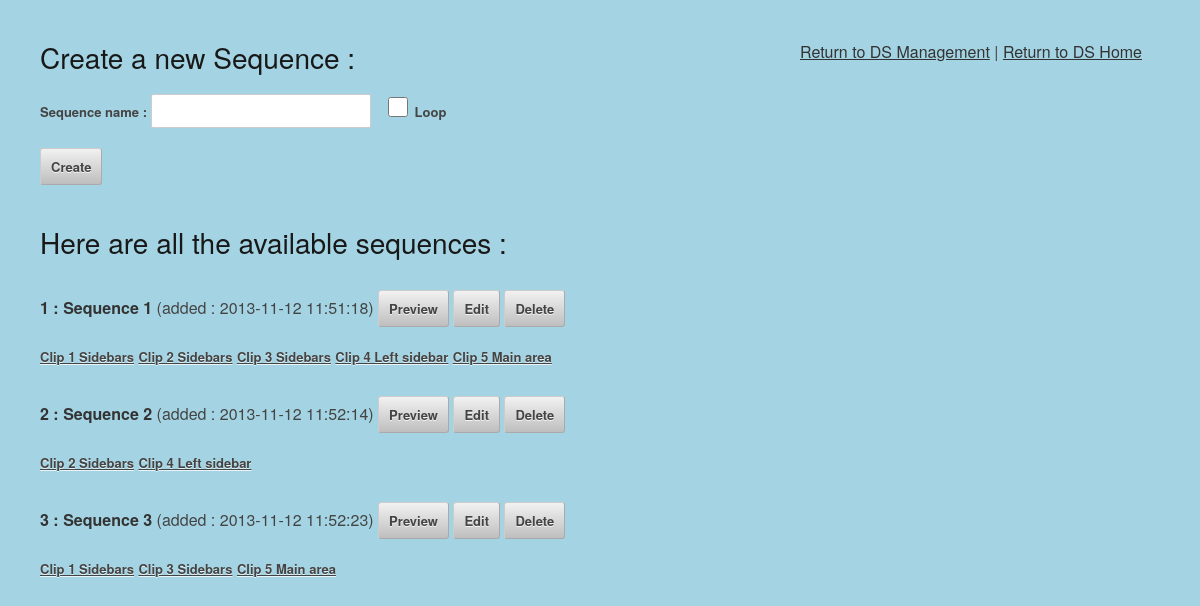
/admin/sequences/index.php, run on an earlier commit of the app's database.
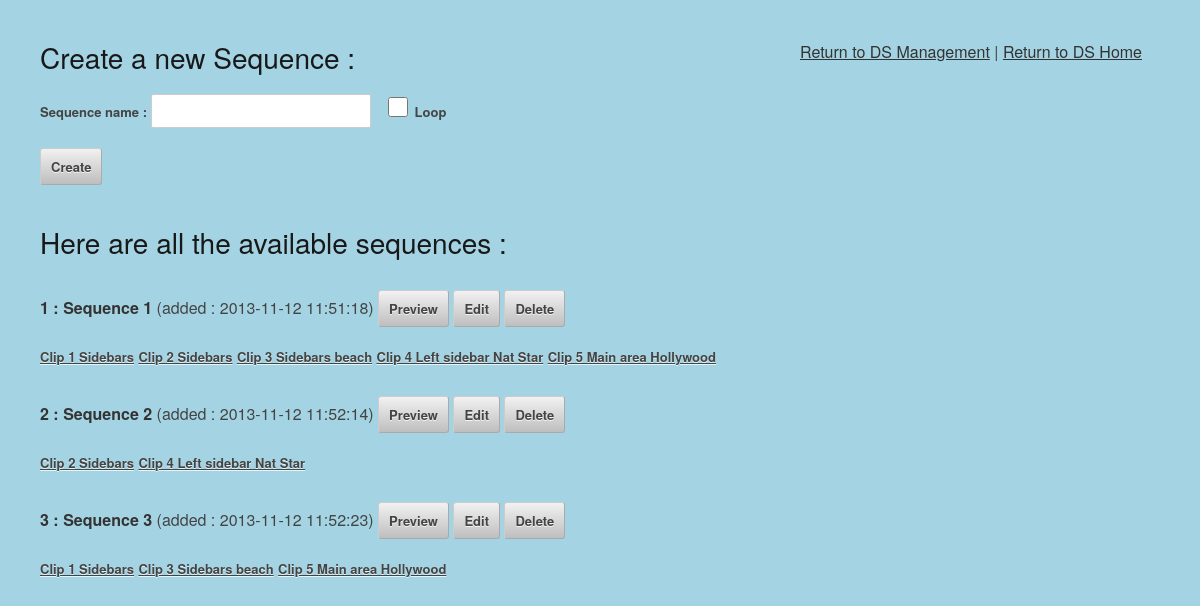
And on a later commit of the database.
### tables this page shows
CREATE TABLE IF NOT EXISTS `sequence` (
  `id` int(11) NOT NULL AUTO_INCREMENT,
  `sequencename` text NOT NULL,
  `sequencedate` timestamp NOT NULL DEFAULT CURRENT_TIMESTAMP,
  `sequenceDurationInSeconds` int(11) NOT NULL DEFAULT '0',
  `isLoop` tinyint(1) NOT NULL DEFAULT '0',
  `sequenceupdated` tinyint(1) NOT NULL DEFAULT '0',
  PRIMARY KEY (`id`)
);

CREATE TABLE IF NOT EXISTS `sequenceclip` (
  `sequenceid` int(11) NOT NULL,
  `inSequenceClipId` int(11) NOT NULL,
  `inSequenceNextClipId` int(11) NOT NULL DEFAULT '0',
  `inSequenceClipOrderNumber` int(11) NOT NULL DEFAULT '1',
  `inSequenceClipDurationInSeconds` int(11) NOT NULL DEFAULT '4',
  `singleClipSequence` tinyint(1) NOT NULL DEFAULT '0',
  KEY `sequenceid` (`sequenceid`),
  KEY `clipid` (`inSequenceClipId`),
  KEY `inSequenceClipid` (`inSequenceClipId`)
);

CREATE TABLE IF NOT EXISTS `clip` (
  `id` int(11) NOT NULL AUTO_INCREMENT,
  `clipname` text NOT NULL,
  `clipdate` timestamp NOT NULL DEFAULT CURRENT_TIMESTAMP ON UPDATE CURRENT_TIMESTAMP,
  `clipbackgroundcolor` text NOT NULL,
  `clipDurationInSeconds` int(11) NOT NULL DEFAULT '4',
  `clipOrderNumber` int(11) NOT NULL DEFAULT '1',
  `nextClipId` int(11) NOT NULL DEFAULT '0',
  `isLoop` tinyint(1) NOT NULL DEFAULT '1',
  `updated` tinyint(1) NOT NULL DEFAULT '0',
  `cliplayoutid` int(11) NOT NULL,
  PRIMARY KEY (`id`),
  KEY `cliplayoutid` (`cliplayoutid`)
);

### admin/sequences/index.php (called while the page is built, shortened)
<?php
include_once '../../includes/exposeClipWithSections-function.inc.php';
include '../../includes/db.inc.php';
try {
    $result = $pdo->query(
            'SELECT *
             FROM sequence
             JOIN sequenceclip ON sequence.id = sequenceclip.sequenceid
             WHERE sequenceclip.singleClipSequence = 0
             GROUP BY sequence.id');
} catch (PDOException $error) {
    $error = $error->getMessage();
    include '../../includes/error.html.php';
    exit();
}
foreach ($result as $row) {
    $sequences[] = array(
        sequenceId => $row['id'],
        sequencename => $row['sequencename'],
        sequencedate => $row['sequencedate'],
        sequenceDurationInSeconds => $row['sequenceDurationInSeconds'],
        isLoop => $row['isLoop']
    );
}
for ($i = 0; $i < count($sequences); $i++) {
    if ($clips != NULL) {
        unset($clips);
        $clips = array();
    }
    try {
        $sql = 'SELECT
                    clip.id as clipId, clip.clipname,
                    sequence.id as sequenceId,
                    sequenceclip.singleClipSequence,
                    sequenceclip.InSequenceNextClipId
                        FROM sequence
                        JOIN sequenceclip ON sequence.id = sequenceclip.sequenceid
                        JOIN clip ON clip.id = sequenceclip.inSequenceClipid
                        WHERE sequence.id =:sequence_id';
        $s = $pdo->prepare($sql);
        $s->bindValue(':sequence_id', $sequences[$i][sequenceId]);
        $s->execute();
    } catch (PDOException $error) {
        $error = $error->getMessage();
        include '../../includes/error.html.php';
        exit();
    }
    foreach ($s as $sequenceclip) {
        $clips[] = array(
            'sequence_id' => $sequenceclip['sequenceId'],
            'clip_id' => $sequenceclip['clipId'],
            'clipname' => $sequenceclip['clipname'],
            'nextClipId' => $sequenceclip['InSequenceNextClipId'],
            'singleClip' => $sequenceclip['singleClipSequence']
        );
    }
    $sequenceclips[$i] = $clips;
}
include 'sequencelist.html.php';
exit();
?>

### admin/sequences/sequencelist.html.php (the view, shortened to what this page needs)
<?php include '../../includes/helpers.inc.php'; ?>
<!DOCTYPE html>
<html>
<head>
    <link rel="stylesheet" href="../../css/base.css">
</head>
<body style="padding: 40px;">
    <div style="position: absolute; left: 800px; top: 40px;" >
        <a href="../../admin/">Return to DS Management</a>
        |
        <a href="../../">Return to DS Home</a>
    </div>
    <h3>Create a new Sequence :</h3>
    <p>
    <form name="createSequenceForm" action="" method="post">
        <label for="sequencename">Sequence name : </label>
        <input type="text" id="sequencename" name="sequencename"/>
        <label><input type= "checkbox" name="isLoop" /> Loop</label>
        <br>
        <input type="submit" name="action" value="Create" />
    </form>
</p>
<h3>Here are all the available sequences :</h3>
<br>
<ul>
    <?php for ($i = 0; $i < count($sequences); $i++): ?>
        <li>
            <form name="handleSequenceForm_<?php echo $i ?>" action="" method="post" style="display: inline">
                <strong>
                <?php echo $sequences[$i][sequenceId]; ?> : <?php echo htmlout($sequences[$i][sequencename], ENT_QUOTES, 'UTF-8'); ?>
                </strong>
                (added : <?php echo htmlout($sequences[$i][sequencedate], ENT_QUOTES, 'UTF-8'); ?>)
                <input title="Click to preview the Sequence" type="submit" name="action" value="Preview">
                <input title="Click to edit the Sequence" type="submit" name="action" value="Edit">
                <input title="Click to delete the Sequence" type="submit" name="action" value="Delete">
                <br>
            </form>
                <?php for ( $j=0 ; $j < count($sequenceclips[$i]) ; $j++ ): ?>
                    <?php $formElem = "quickpreviewform_". $i . "_" . $j ;?>
                    <form id="<?php echo $formElem; ?>"
                          action ="" method ="post"
                          target="windowName" onsubmit="return postPopup(<?php echo $formElem; ?>, 778, 520);"
                          style="display: inline">
                        <button title="Click to preview the Clip" name="action" value="Quickpreview" onclick='javascript: document.getElementById("<?php echo $formElem; ?>").submit();'><?php echo htmlout($sequenceclips[$i][$j]['clipname'], ENT_QUOTES, 'UTF-8'); ?></button>
                    </form>
                <?php endfor;?>
                <br>
        </li>
    <?php endfor;   ?>
</ul>
</body>
</html>

### includes/helpers.inc.php
<?php
function html($text) {
    return htmlspecialchars($text, ENT_QUOTES, 'UTF-8');
}
function htmlout($text) {
    echo html($text);
}
?>

### css/base.css (style rules this page uses)
html, body, div, span, applet, object, iframe, h1, h2, h3, h4, h5, h6, p, blockquote, pre, a, abbr, acronym, address, big, cite, code, del, dfn, em, img, ins, kbd, q, s, samp, small, strike, strong, sub, sup, tt, var, b, u, i, center, dl, dt, dd, ol, ul, li, fieldset, form, label, legend, table, caption, tbody, tfoot, thead, tr, th, td, article, aside, canvas, details, embed, figure, figcaption, footer, header, hgroup, menu, nav, output, ruby, section, summary, time, mark, audio, video { margin: 0; padding: 0; border: 0; font-size: inherit; font: inherit; vertical-align: baseline; }
body { line-height: 1; }
ol, ul { list-style: none; }
body { background: #A4D4E3; font: 16px "HelveticaNeue", "Helvetica Neue", Helvetica, Arial, sans-serif; color: #444; -webkit-font-smoothing: antialiased; -webkit-text-size-adjust: 100%; }
h1, h2, h3, h4, h5, h6 { color: #181818; font-family: "HelveticaNeue", "Helvetica Neue", Helvetica, Arial, sans-serif; font-weight: normal; }
h3 { font-size: 28px; line-height: 34px; margin-bottom: 8px; }
p { margin: 0 0 20px 0; }
strong { font-weight: bold; color: #333; }
a, a:visited { color: #333; text-decoration: underline; outline: 0; }
ul, ol { margin-bottom: 20px; }
ul { list-style: none outside; }
li { line-height: 18px; margin-bottom: 10px; }
.button, button, input[type="submit"], input[type="reset"], input[type="button"] { background: #eee; background: #eee -moz-linear-gradient(top, rgba(255,255,255,.2) 0%, rgba(0,0,0,.2) 100%); background: #eee -webkit-gradient(linear, left top, left bottom, color-stop(0%,rgba(255,255,255,.2)), color-stop(100%,rgba(0,0,0,.2))); background: #eee -webkit-linear-gradient(top, rgba(255,255,255,.2) 0%,rgba(0,0,0,.2) 100%); background: #eee -o-linear-gradient(top, rgba(255,255,255,.2) 0%,rgba(0,0,0,.2) 100%); background: #eee -ms-linear-gradient(top, rgba(255,255,255,.2) 0%,rgba(0,0,0,.2) 100%); background: #eee linear-gradient(top, rgba(255,255,255,.2) 0%,rgba(0,0,0,.2) 100%); border: 1px solid #aaa; border-top: 1px solid #ccc; border-left: 1px solid #ccc; -moz-border-radius: 3px; -webkit-border-radius: 3px; border-radius: 3px; color: #444; display: inline-block; font-size: 13px; font-weight: bold; text-decoration: none; text-shadow: 0 1px rgba(255, 255, 255, .75); cursor: pointer; margin-bottom: 20px; line-height: normal; padding: 8px 10px; font-family: "HelveticaNeue", "Helvetica Neue", Helvetica, Arial, sans-serif; }
form { margin-bottom: 10px; }
input[type="text"], input[type="password"], input[type="email"], textarea, select { border: 1px solid #ccc; padding: 6px 4px; outline: none; -moz-border-radius: 2px; -webkit-border-radius: 2px; border-radius: 2px; font: 14px "HelveticaNeue", "Helvetica Neue", Helvetica, Arial, sans-serif; color: #777; margin: 0; width: 210px; max-width: 100%; display: inline; margin-bottom: 20px; background: #fff; }
label, legend { display: inline; font-weight: bold; font-size: 13px; }
input[type="checkbox"] { display: inline; width: 20px; height: 20px; }

### admin/sequences/sequencelist.html.php (style rules this page uses)
button { border: 0; padding: 0; display: inline; //background-color: #A4D4E3; background: none; text-decoration: underline; font-weight: 600; //color: grey; }

What changed in the data, as far as the page shows it:
changed through a linked row, sequenceclip (number 3 of 10 on the later page): inSequenceClipId.clipname "Clip 3 Sidebars" → "Clip 3 Sidebars beach"
changed through a linked row, sequenceclip (number 4 of 10 on the later page): inSequenceClipId.clipname "Clip 4 Left sidebar" → "Clip 4 Left sidebar Nat Star"
changed through a linked row, sequenceclip (number 5 of 10 on the later page): inSequenceClipId.clipname "Clip 5 Main area" → "Clip 5 Main area Hollywood"
changed through a linked row, sequenceclip (number 7 of 10 on the later page): inSequenceClipId.clipname "Clip 4 Left sidebar" → "Clip 4 Left sidebar Nat Star"
changed through a linked row, sequenceclip (number 9 of 10 on the later page): inSequenceClipId.clipname "Clip 3 Sidebars" → "Clip 3 Sidebars beach"
changed through a linked row, sequenceclip (number 10 of 10 on the later page): inSequenceClipId.clipname "Clip 5 Main area" → "Clip 5 Main area Hollywood"
